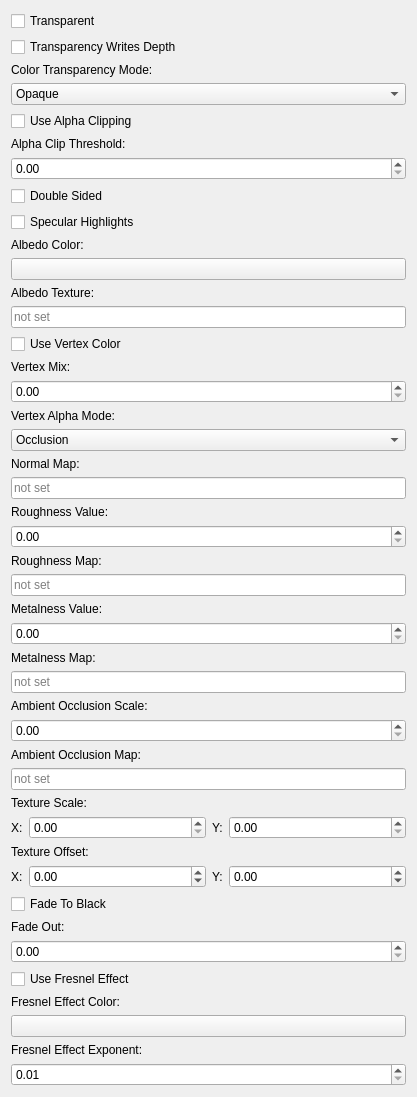
              <widget class="QWidget" name="scrollAreaWidgetContents_2">
               <property name="geometry">
                <rect>
                 <x>0</x>
                 <y>0</y>
                 <width>417</width>
                 <height>1022</height>
                </rect>
               </property>
               <layout class="QVBoxLayout" name="verticalLayout_8">
                <item>
                 <widget class="QCheckBox" name="TransparentCheck">
                  <property name="text">
                   <string>Transparent</string>
                  </property>
                 </widget>
                </item>
                <item>
                 <widget class="QCheckBox" name="WriteDepthCheck">
                  <property name="text">
                   <string>Transparency Writes Depth</string>
                  </property>
                 </widget>
                </item>
                <item>
                 <widget class="QLabel" name="TransparencyModeLabel">
                  <property name="text">
                   <string>Color Transparency Mode:</string>
                  </property>
                 </widget>
                </item>
                <item>
                 <widget class="QComboBox" name="TransparencyModeCombo">
                  <item>
                   <property name="text">
                    <string>Opaque</string>
                   </property>
                  </item>
                  <item>
                   <property name="text">
                    <string>Alpha Blended</string>
                   </property>
                  </item>
                  <item>
                   <property name="text">
                    <string>Additive</string>
                   </property>
                  </item>
                 </widget>
                </item>
                <item>
                 <widget class="QCheckBox" name="AlphaClipCheck">
                  <property name="text">
                   <string>Use Alpha Clipping</string>
                  </property>
                 </widget>
                </item>
                <item>
                 <widget class="QLabel" name="AlphaClipLabel">
                  <property name="text">
                   <string>Alpha Clip Threshold:</string>
                  </property>
                 </widget>
                </item>
                <item>
                 <widget class="QDoubleSpinBox" name="AlphaThresholdSpinner">
                  <property name="maximum">
                   <double>1.000000000000000</double>
                  </property>
                  <property name="singleStep">
                   <double>0.010000000000000</double>
                  </property>
                 </widget>
                </item>
                <item>
                 <widget class="QCheckBox" name="DoubleSidedCheck">
                  <property name="text">
                   <string>Double Sided</string>
                  </property>
                 </widget>
                </item>
                <item>
                 <widget class="QCheckBox" name="SpecularCheck">
                  <property name="text">
                   <string>Specular Highlights</string>
                  </property>
                 </widget>
                </item>
                <item>
                 <widget class="QLabel" name="AlbedoColorLabel">
                  <property name="text">
                   <string>Albedo Color:</string>
                  </property>
                 </widget>
                </item>
                <item>
                 <widget class="ColorPickerButton" name="AlbedoColorPicker">
                  <property name="sizePolicy">
                   <sizepolicy hsizetype="Expanding" vsizetype="Fixed">
                    <horstretch>0</horstretch>
                    <verstretch>0</verstretch>
                   </sizepolicy>
                  </property>
                  <property name="text">
                   <string/>
                  </property>
                 </widget>
                </item>
                <item>
                 <widget class="QLabel" name="AlbedoTextureLabel">
                  <property name="text">
                   <string>Albedo Texture:</string>
                  </property>
                 </widget>
                </item>
                <item>
                 <widget class="QLineEdit" name="AlbedoTexture">
                  <property name="readOnly">
                   <bool>true</bool>
                  </property>
                  <property name="placeholderText">
                   <string>not set</string>
                  </property>
                 </widget>
                </item>
                <item>
                 <widget class="QCheckBox" name="VertexColorCheck">
                  <property name="text">
                   <string>Use Vertex Color</string>
                  </property>
                 </widget>
                </item>
                <item>
                 <widget class="QLabel" name="VertexMixLabel">
                  <property name="text">
                   <string>Vertex Mix:</string>
                  </property>
                 </widget>
                </item>
                <item>
                 <widget class="QDoubleSpinBox" name="VertexMixSpinner">
                  <property name="buttonSymbols">
                   <enum>QAbstractSpinBox::UpDownArrows</enum>
                  </property>
                  <property name="showGroupSeparator" stdset="0">
                   <bool>false</bool>
                  </property>
                  <property name="maximum">
                   <double>1.000000000000000</double>
                  </property>
                  <property name="singleStep">
                   <double>0.010000000000000</double>
                  </property>
                 </widget>
                </item>
                <item>
                 <widget class="QLabel" name="VertexModeLabel">
                  <property name="text">
                   <string>Vertex Alpha Mode:</string>
                  </property>
                 </widget>
                </item>
                <item>
                 <widget class="QComboBox" name="VertexAlphaModeCombo">
                  <item>
                   <property name="text">
                    <string>Occlusion</string>
                   </property>
                  </item>
                  <item>
                   <property name="text">
                    <string>Lightmask</string>
                   </property>
                  </item>
                  <item>
                   <property name="text">
                    <string>Opacity</string>
                   </property>
                  </item>
                 </widget>
                </item>
                <item>
                 <widget class="QLabel" name="NormalMapLabel">
                  <property name="text">
                   <string>Normal Map:</string>
                  </property>
                 </widget>
                </item>
                <item>
                 <widget class="QLineEdit" name="NormalMap">
                  <property name="readOnly">
                   <bool>true</bool>
                  </property>
                  <property name="placeholderText">
                   <string>not set</string>
                  </property>
                 </widget>
                </item>
                <item>
                 <widget class="QLabel" name="RoughnessValueLabel">
                  <property name="text">
                   <string>Roughness Value:</string>
                  </property>
                 </widget>
                </item>
                <item>
                 <widget class="QDoubleSpinBox" name="RoughnessSpinner">
                  <property name="decimals">
                   <number>2</number>
                  </property>
                  <property name="maximum">
                   <double>1.000000000000000</double>
                  </property>
                  <property name="singleStep">
                   <double>0.010000000000000</double>
                  </property>
                 </widget>
                </item>
                <item>
                 <widget class="QLabel" name="RoughnessMapLabel">
                  <property name="text">
                   <string>Roughness Map:</string>
                  </property>
                 </widget>
                </item>
                <item>
                 <widget class="QLineEdit" name="RoughnessMap">
                  <property name="readOnly">
                   <bool>true</bool>
                  </property>
                  <property name="placeholderText">
                   <string>not set</string>
                  </property>
                 </widget>
                </item>
                <item>
                 <widget class="QLabel" name="MetalnessValueLabel">
                  <property name="text">
                   <string>Metalness Value:</string>
                  </property>
                 </widget>
                </item>
                <item>
                 <widget class="QDoubleSpinBox" name="MetalnessSpinner">
                  <property name="maximum">
                   <double>1.000000000000000</double>
                  </property>
                  <property name="singleStep">
                   <double>0.010000000000000</double>
                  </property>
                 </widget>
                </item>
                <item>
                 <widget class="QLabel" name="MetalnessMapLabel">
                  <property name="text">
                   <string>Metalness Map:</string>
                  </property>
                 </widget>
                </item>
                <item>
                 <widget class="QLineEdit" name="MetalnessMap">
                  <property name="readOnly">
                   <bool>true</bool>
                  </property>
                  <property name="placeholderText">
                   <string>not set</string>
                  </property>
                 </widget>
                </item>
                <item>
                 <widget class="QLabel" name="AoScaleLabel">
                  <property name="text">
                   <string>Ambient Occlusion Scale:</string>
                  </property>
                 </widget>
                </item>
                <item>
                 <widget class="QDoubleSpinBox" name="AoScaleSpinner">
                  <property name="decimals">
                   <number>2</number>
                  </property>
                  <property name="maximum">
                   <double>1.000000000000000</double>
                  </property>
                  <property name="singleStep">
                   <double>0.010000000000000</double>
                  </property>
                 </widget>
                </item>
                <item>
                 <widget class="QLabel" name="AoMapLabel">
                  <property name="text">
                   <string>Ambient Occlusion Map:</string>
                  </property>
                 </widget>
                </item>
                <item>
                 <widget class="QLineEdit" name="AoMap">
                  <property name="readOnly">
                   <bool>true</bool>
                  </property>
                  <property name="placeholderText">
                   <string>not set</string>
                  </property>
                 </widget>
                </item>
                <item>
                 <widget class="QLabel" name="TexScaleLabel">
                  <property name="text">
                   <string>Texture Scale:</string>
                  </property>
                 </widget>
                </item>
                <item>
                 <layout class="QHBoxLayout" name="horizontalLayout_10">
                  <item>
                   <widget class="QLabel" name="TexScaleXLabel">
                    <property name="text">
                     <string>X:</string>
                    </property>
                   </widget>
                  </item>
                  <item>
                   <widget class="QDoubleSpinBox" name="TextureScaleX">
                    <property name="sizePolicy">
                     <sizepolicy hsizetype="MinimumExpanding" vsizetype="Fixed">
                      <horstretch>0</horstretch>
                      <verstretch>0</verstretch>
                     </sizepolicy>
                    </property>
                    <property name="maximum">
                     <double>999.990000000000009</double>
                    </property>
                   </widget>
                  </item>
                  <item>
                   <widget class="QLabel" name="TexScaleYLabel">
                    <property name="text">
                     <string>Y:</string>
                    </property>
                   </widget>
                  </item>
                  <item>
                   <widget class="QDoubleSpinBox" name="TextureScaleY">
                    <property name="sizePolicy">
                     <sizepolicy hsizetype="MinimumExpanding" vsizetype="Fixed">
                      <horstretch>0</horstretch>
                      <verstretch>0</verstretch>
                     </sizepolicy>
                    </property>
                    <property name="maximum">
                     <double>999.990000000000009</double>
                    </property>
                   </widget>
                  </item>
                 </layout>
                </item>
                <item>
                 <widget class="QLabel" name="TexOffsetLabel">
                  <property name="text">
                   <string>Texture Offset:</string>
                  </property>
                 </widget>
                </item>
                <item>
                 <layout class="QHBoxLayout" name="horizontalLayout_11">
                  <item>
                   <widget class="QLabel" name="TexOffsetXLabel">
                    <property name="text">
                     <string>X:</string>
                    </property>
                   </widget>
                  </item>
                  <item>
                   <widget class="QDoubleSpinBox" name="TextureOffsetX">
                    <property name="sizePolicy">
                     <sizepolicy hsizetype="MinimumExpanding" vsizetype="Fixed">
                      <horstretch>0</horstretch>
                      <verstretch>0</verstretch>
                     </sizepolicy>
                    </property>
                    <property name="minimum">
                     <double>-999.000000000000000</double>
                    </property>
                    <property name="maximum">
                     <double>999.000000000000000</double>
                    </property>
                   </widget>
                  </item>
                  <item>
                   <widget class="QLabel" name="TexOffsetYLabel">
                    <property name="text">
                     <string>Y:</string>
                    </property>
                   </widget>
                  </item>
                  <item>
                   <widget class="QDoubleSpinBox" name="TextureOffsetY">
                    <property name="sizePolicy">
                     <sizepolicy hsizetype="MinimumExpanding" vsizetype="Fixed">
                      <horstretch>0</horstretch>
                      <verstretch>0</verstretch>
                     </sizepolicy>
                    </property>
                    <property name="minimum">
                     <double>-999.000000000000000</double>
                    </property>
                    <property name="maximum">
                     <double>999.000000000000000</double>
                    </property>
                   </widget>
                  </item>
                 </layout>
                </item>
                <item>
                 <widget class="QCheckBox" name="FadeCheck">
                  <property name="text">
                   <string>Fade To Black</string>
                  </property>
                 </widget>
                </item>
                <item>
                 <widget class="QLabel" name="FadeOutLabel">
                  <property name="text">
                   <string>Fade Out:</string>
                  </property>
                 </widget>
                </item>
                <item>
                 <widget class="QDoubleSpinBox" name="FadeOutSpinner">
                  <property name="maximum">
                   <double>1.000000000000000</double>
                  </property>
                  <property name="singleStep">
                   <double>0.010000000000000</double>
                  </property>
                 </widget>
                </item>
                <item>
                 <widget class="QCheckBox" name="FresnelCheck">
                  <property name="text">
                   <string>Use Fresnel Effect</string>
                  </property>
                 </widget>
                </item>
                <item>
                 <widget class="QLabel" name="FresnelColorLabel">
                  <property name="text">
                   <string>Fresnel Effect Color:</string>
                  </property>
                 </widget>
                </item>
                <item>
                 <widget class="ColorPickerButton" name="FresnelColorPicker">
                  <property name="sizePolicy">
                   <sizepolicy hsizetype="Expanding" vsizetype="Fixed">
                    <horstretch>0</horstretch>
                    <verstretch>0</verstretch>
                   </sizepolicy>
                  </property>
                  <property name="text">
                   <string/>
                  </property>
                 </widget>
                </item>
                <item>
                 <widget class="QLabel" name="FresnelExpLabel">
                  <property name="text">
                   <string>Fresnel Effect Exponent:</string>
                  </property>
                 </widget>
                </item>
                <item>
                 <widget class="QDoubleSpinBox" name="FresnelExponentSpinner">
                  <property name="minimum">
                   <double>0.010000000000000</double>
                  </property>
                  <property name="maximum">
                   <double>10.000000000000000</double>
                  </property>
                  <property name="singleStep">
                   <double>0.500000000000000</double>
                  </property>
                 </widget>
                </item>
                <item>
                 <spacer name="verticalSpacer">
                  <property name="orientation">
                   <enum>Qt::Vertical</enum>
                  </property>
                  <property name="sizeHint" stdset="0">
                   <size>
                    <width>20</width>
                    <height>40</height>
                   </size>
                  </property>
                 </spacer>
                </item>
               </layout>
              </widget>
